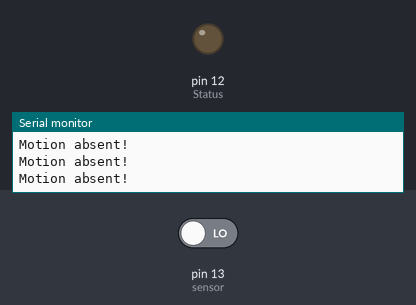
Bench run of a sketch on a simulated Arduino Uno, built with avr-gcc and run on an emulated ATmega328P. Parts: output pins drawn as LEDs (lit = HIGH), the last lines printed to the serial monitor. Inputs (shaded band) come from the test bench; at power-on: pin 13 (sensor) LOW.

Above: at 2.8 s.
2.9 s: pin 13 (sensor) driven HIGH
At 4.1 s:
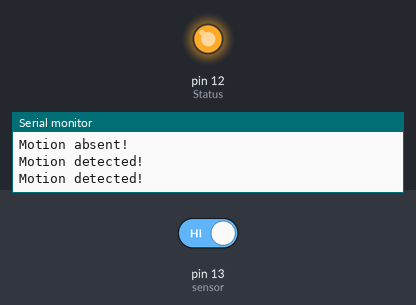
4.5 s: pin 13 (sensor) driven LOW
At 5.6 s:
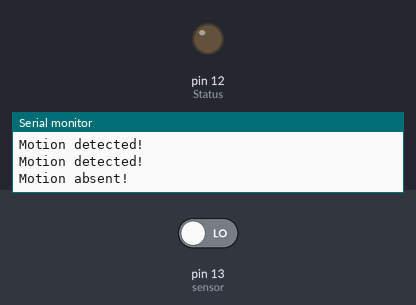
Timing chart, 0 to 7.5 s (numbered marks = the images above; inputs shaded):
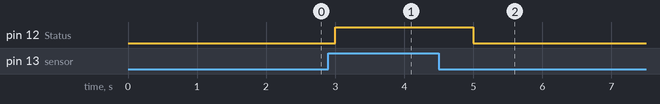

The sketch:

detectMotionArduino.ino
```cpp
int Status = 12;  // Digital pin D6
int sensor = 13;  // Digital pin D7

int numberPerson = 0;
int i = 0;

void setup() {
  Serial.begin(115200);
  pinMode(sensor, INPUT);   // declare sensor as input
  pinMode(Status, OUTPUT);  // declare LED as output
}

void loop() {

  long state = digitalRead(sensor);
    if(state == HIGH) {
      digitalWrite (Status, HIGH);
      Serial.println("Motion detected!");
      delay(1000);
    }
    else {
      digitalWrite (Status, LOW);
      Serial.println("Motion absent!");
      delay(1000);
      }
}


//void setup()
//{
//    pinMode(pinLed, OUTPUT);
//    pinMode(pirPin, INPUT);
//    digitalWrite(pinLed, LOW);
//    Serial.begin(115200);
//}

//void loop()
//{
//
//    long pirValue = digitalRead(pirPin);
//    if (pirValue == LOW)
//    {
//        digitalWrite(pinLed, LOW);
//        i = 0;
//        Serial.print("Not detected ");
//        Serial.println(i);
//        delay(500);
//    }
//    else if (pirValue == HIGH)
//    {
//        i += 1;
//        digitalWrite(pinLed, HIGH);
//        // Serial.print("Detect ");
//        // Serial.println(i);
//        if (i == 1)
//        {
//            numberPerson++;
//            Serial.print(numberPerson );
//            Serial.println(i);
//        }
//        delay(500);
//    }
//}
```

Measured:
- after the input at 2.9 s, pin 12 (Status): LOW → HIGH after 0.10 s
- after the input at 4.5 s, pin 12 (Status): HIGH → LOW after 0.50 s
